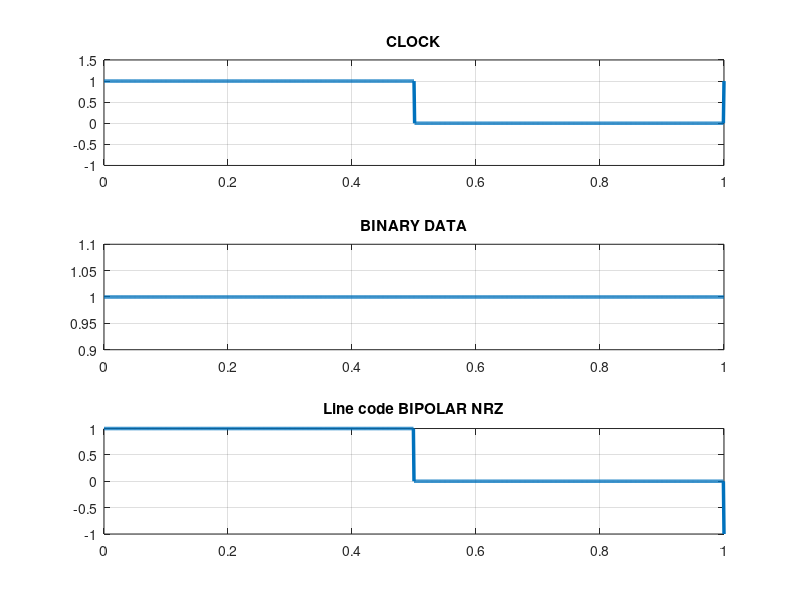

The MATLAB source for this figure:
b = input('Enter bit message');
l=length(b);
b(l+1)=1;
n = 1;
while n<length(b)
t=n-1:0.001:n;
y = t<=(n-0.5)+(t==n);
subplot(3,1,1);
d=plot(t,y);grid on;
title('CLOCK');
set(d,'LineWidth',2.5);
hold on;
axis([0 length(b)-1 -1 1.5]);
n=n+1;
end
n=1;
subplot(3,1,2);
while n<length(b)
t=n-1:0.001:n;
if b(n) == 0
if b(n+1)==0 
y=(t>n);
else
y=(t==n);
    end
else
    if b(n+1)==0
        y=(t<n);
    else
        y=(t<=n);
    end 
end
    
    d=plot(t,y);grid on;
    title('BINARY DATA');
    set(d,'LineWidth',2.5);
    hold on;
    n=n+1; 
end

n=1;
count=1;
parity=1;
subplot(3,1,3);
while n<length(b)
    t=n-1:0.001:n;
    if b(n) == 0
        if b(n+1)==0  
            y=(t>n);
       
        else
            y=parity*(t==n);
        end
    else
        if b(n+1)==0
            y=parity*(t<n-0.5);
        else
            y=parity*(t<n-0.5)-parity*(t==n);
        end 
    end
    if b(n)==1
        count = count+1;
    end
    if mod(count,2)
        parity = 1;
    else
        parity = -1;
    end
    d=plot(t,y);grid on;
    title('Line code BIPOLAR NRZ');
    set(d,'LineWidth',2.5);
    hold on;
    n=n+1; 
end
